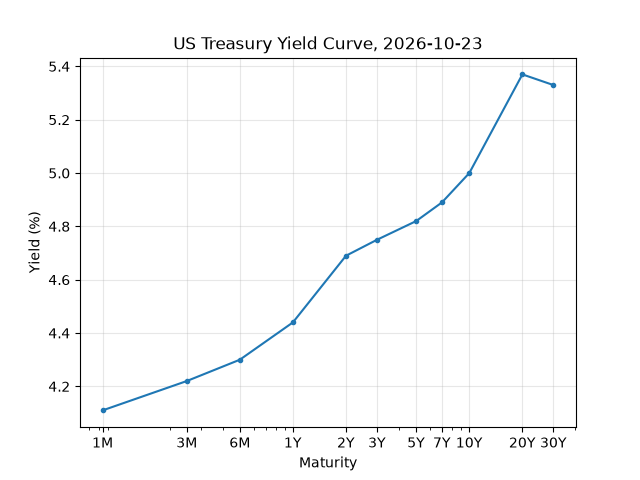

This figure's Python source:
import pandas as pd
import requests
from pathlib import Path

from matplotlib import pyplot as plt

key = Path("mykey.txt").read_text().strip()

def main():
    maturities = {
        "DGS1MO": 1/12, "DGS3MO": 1/4, "DGS6MO": 1/2,
        "DGS1": 1, "DGS2": 2, "DGS3": 3, "DGS5": 5,
        "DGS7": 7, "DGS10": 10, "DGS20": 20, "DGS30": 30,
    }
    durations = list(maturities.values())

    curves = pd.concat([get_recent(i) for i in maturities], axis=1)
    curves = curves.dropna()

    print(curves)

    latest_date = curves.index[0]
    latest: pd.Series = curves.iloc[0]

    plt.plot(durations, latest.values, marker="o", markersize=3)
    plt.xscale("log")
    plt.xticks(durations, ("1M", "3M", "6M", "1Y", "2Y", "3Y", "5Y", "7Y", "10Y", "20Y", "30Y"))
    plt.xlabel("Maturity")
    plt.ylabel("Yield (%)")
    plt.title(f"US Treasury Yield Curve, {latest_date:%Y-%m-%d}")
    plt.grid(alpha=0.3)
    plt.savefig("yield-curve/yield-curve.png")
    plt.show()


def get_recent(series_id, n=10) -> pd.Series:
    r = requests.get(
        "https://api.stlouisfed.org/fred/series/observations",
        params={
            "series_id": series_id,
            "api_key": key,
            "file_type": "json",
            "sort_order": "desc",
            "limit": n,
        },
    )

    r.raise_for_status()

    df: pd.DataFrame = pd.DataFrame(r.json()["observations"])

    df["date"] = pd.to_datetime(df["date"])
    df["value"] = pd.to_numeric(df["value"], errors="coerce")

    df = df.set_index("date")

    return df["value"].rename(series_id)


if __name__ == "__main__":
    main()
